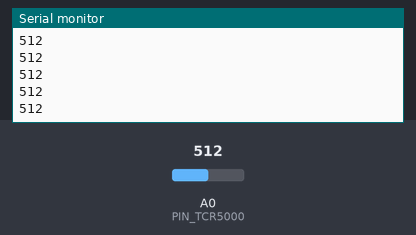
The sketch below on a simulated Arduino Uno, built with avr-gcc and run on an emulated ATmega328P. Parts: the last lines printed to the serial monitor. Inputs (shaded band) come from the test bench; at power-on: A0 (PIN_TCR5000) = 512.

Above: at 1.7 s.
1.8 s: A0 (PIN_TCR5000) set to 716
At 2.5 s:
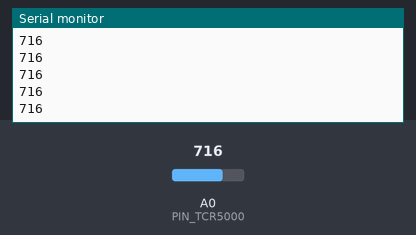
3.3 s: A0 (PIN_TCR5000) set to 900
At 3.9 s:
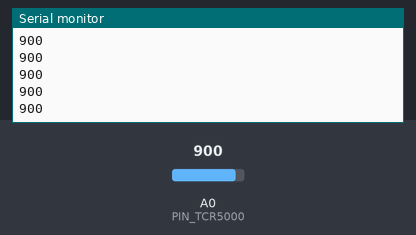
Timing chart, 0 to 6.3 s (numbered marks = the images above; inputs shaded):
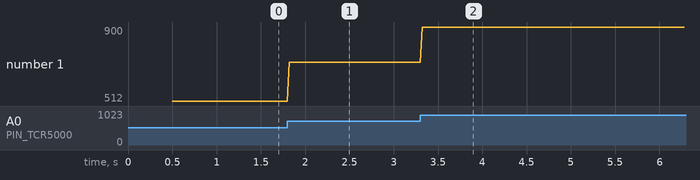

Measured:
- after the input at 1.8 s, the serial monitor: prints a new line at once (image 1)
- after the input at 3.3 s, the serial monitor: prints a new line at once (image 2)
- plotted number 1: 512 → 716 after the input at 1.8 s, 716 → 900 after the input at 3.3 s

The sketch:

sensor.ino
```cpp
// sensor.ino
// Sensor TCR5000 para clasificador de piezas por color
// Arduino -> Python
//
// Formato de salida:
// Un valor numérico por línea
//
// Colores que se utilizarán en Python:
// blanco, rojo y negro

const int PIN_TCR5000 = A0;

void setup() {
  // Comunicación con Python
  Serial.begin(9600);

  // Pequeña pausa para estabilizar el sensor
  delay(500);
}

void loop() {

  // Leer el valor analógico del TCR5000
  int valor = analogRead(PIN_TCR5000);

  // Enviar SOLO el valor numérico
  // Python utilizará este dato para crear
  // las ventanas de 200 muestras
  Serial.println(valor);

  // 10 ms = aproximadamente 100 muestras por segundo
  delay(20);
}
```
